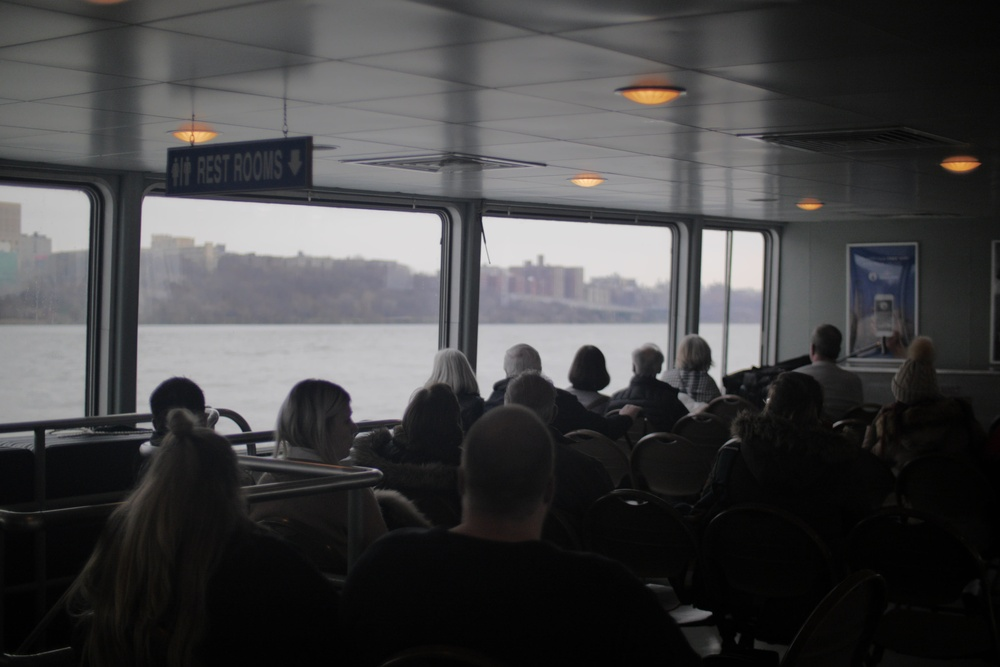
#> input picture Assignment 2/people_lowlight.jpg, 1000 x 667 px, shrunk from 2736 x 1824 before the run
$ python OutputHistogram.py
#> lines starting #> are read from the running program, lines starting #| are printed output that depends on the picture
import numpy as np
import cv2 as cv
from matplotlib import pyplot as plt

# Load the image and convert it to grayscale
img0 = cv.imread('people_lowlight.jpg')
#> img0 is the input picture: shape (667, 1000, 3); mean B, G, R 69, 68, 68.2
img = cv.cvtColor(img0, cv.COLOR_BGR2GRAY)

# Display the original and equalized images with histograms
plt.figure(figsize=(12, 6))

img_flat = img.ravel()

# Original Image
plt.subplot(2, 2, 1)
plt.imshow(img, cmap='gray', vmin=0, vmax=255)
plt.axis('off')
plt.title('Original Image')

# Original Image Histogram
plt.subplot(2, 2, 2)
plt.hist(img_flat, bins=256, range=[0, 256], color='blue', alpha=0.7)
plt.title('Original Image Histogram')
plt.xlabel('Pixel Intensity')
plt.ylabel('Frequency')

# Calculate the histogram
hist, bins = np.histogram(img_flat, 256, [0, 256])
#> hist = 256 values, max 28096 at index 4, min 0 at index 229, mean 2605.5; bins = 257 values from 0 to 256

# Calculate the probability mass function (PMF)
pmf = hist / img_flat.size
#> pmf = 256 values, max 0.0421 at index 4, min 0 at index 229, mean 0.00391

# Calculate the cumulative distribution function (CDF)
cdf = np.cumsum(pmf)
#> cdf = 256 values from 0.000484 to 1

# Calculate the transformation function T(r)
L = 256  # Number of intensity levels
T = np.round((L - 1) * cdf).astype('uint8')  # Corrected line
#> T = 256 values from 0 to 255

# Apply histogram equalization using T(r)
img_equalized = T[img]
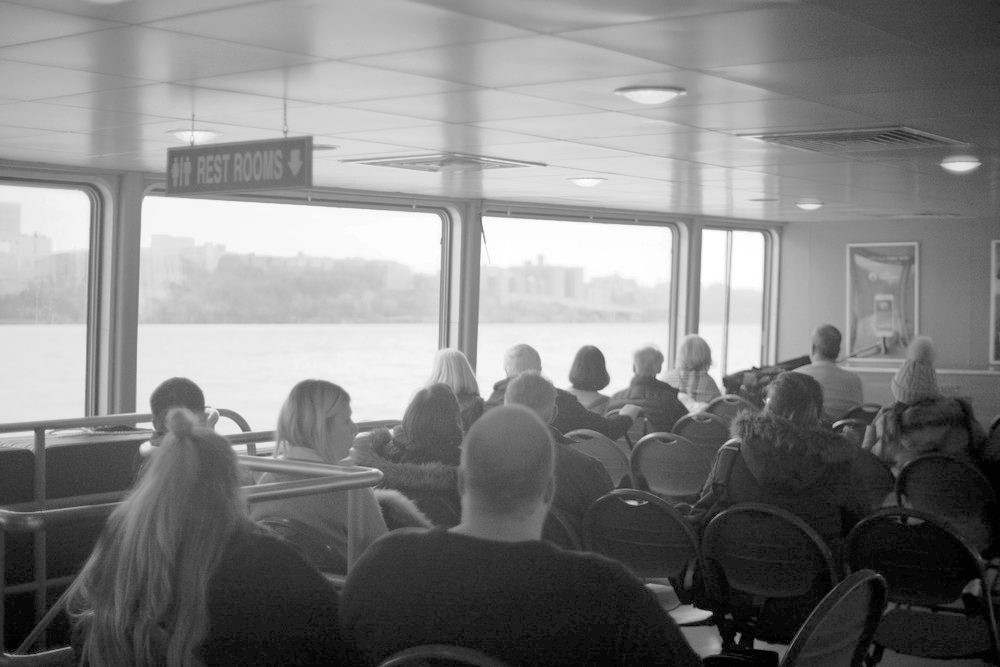
#> img_equalized: shape (667, 1000); min 0, max 255, mean 128.8

# Equalized Image
plt.subplot(2, 2, 3)
plt.imshow(img_equalized, cmap='gray', vmin=0, vmax=255)
plt.axis('off')
plt.title('Histogram Equalized Image')

# Equalized Image Histogram
plt.subplot(2, 2, 4)
plt.hist(img_equalized.ravel(), bins=256, range=[0, 256], color='red', alpha=0.7)
plt.title('Equalized Image Histogram')
plt.xlabel('Pixel Intensity')
plt.ylabel('Frequency')

plt.tight_layout()
plt.show()
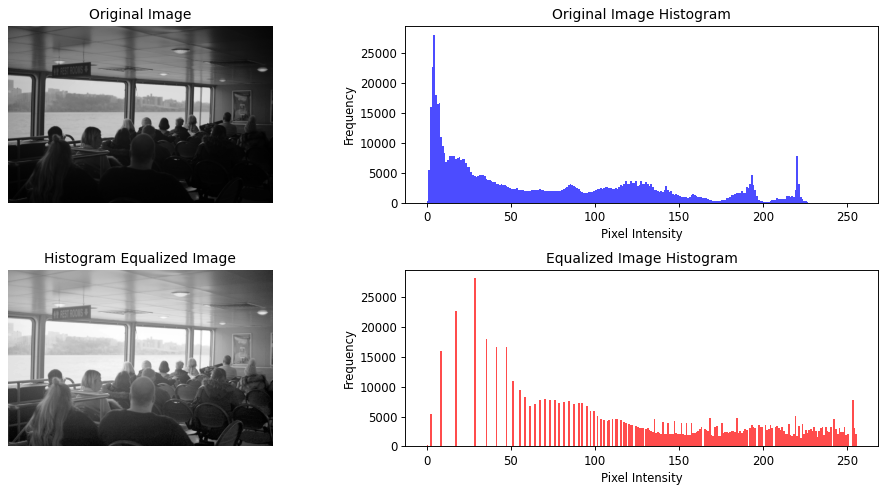
#> figure drawn by matplotlib, 4 panels; panel 2: tallest bar 28096 high, from x = 4 to 5; panel 4: tallest bar 28096 high, from x = 28 to 29

$ run again, with Assignment 2/penstand_bright.jpg copied over Assignment 2/people_lowlight.jpg
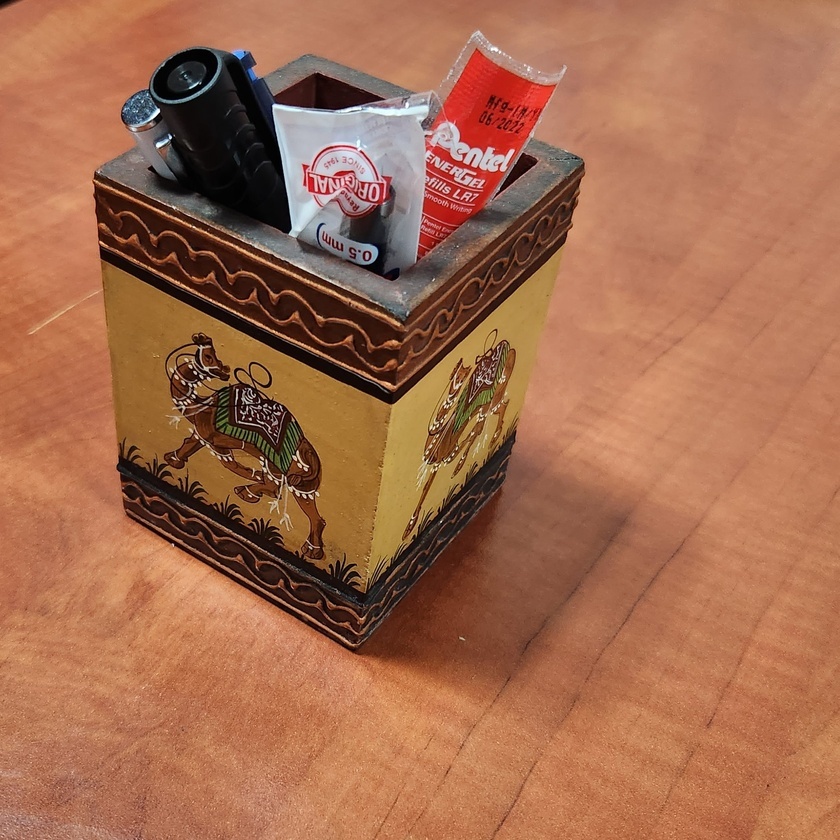
#> input picture Assignment 2/penstand_bright.jpg, 840 x 840 px, shrunk from 2072 x 2072 before the run
#> img0 is the input picture: shape (840, 840, 3); mean B, G, R 78.8, 107.8, 163.5
#> `img = cv.cvtColor(img0, cv.COLOR_BGR2GRAY)`:
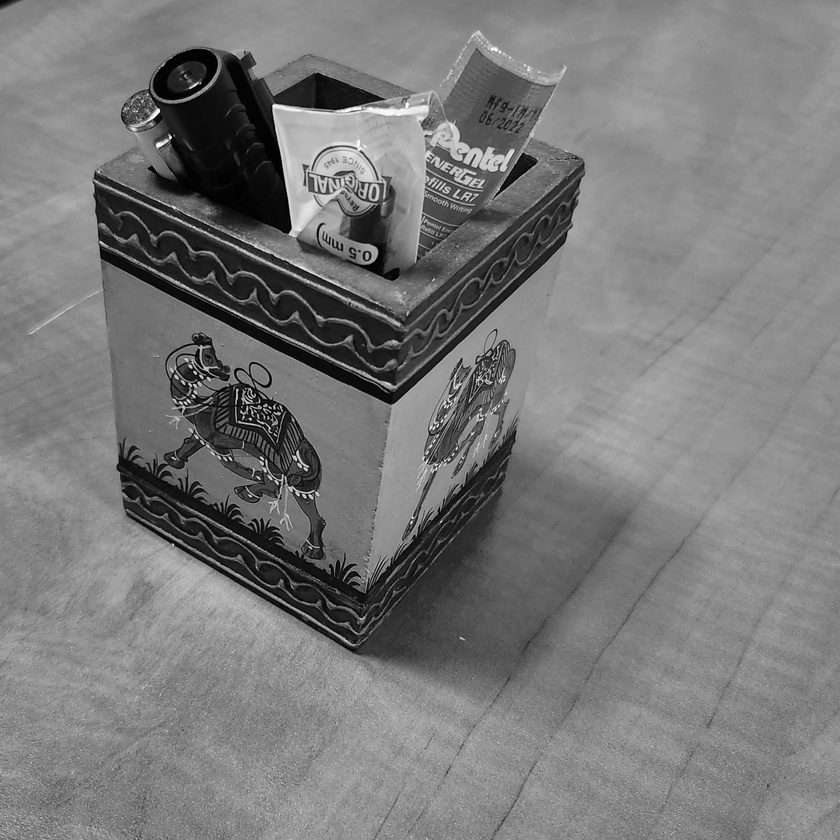
#> img: shape (840, 840); min 0, max 255, mean 121.1
#> hist = 256 values, max 19940 at index 142, min 1 at index 255, mean 2756.2; bins = 257 values from 0 to 256
#> pmf = 256 values, max 0.0283 at index 142, min 1.42e-06 at index 255, mean 0.00391
#> cdf = 256 values from 5.1e-05 to 1
#> T = 256 values from 0 to 255
#> `plt.show()`:
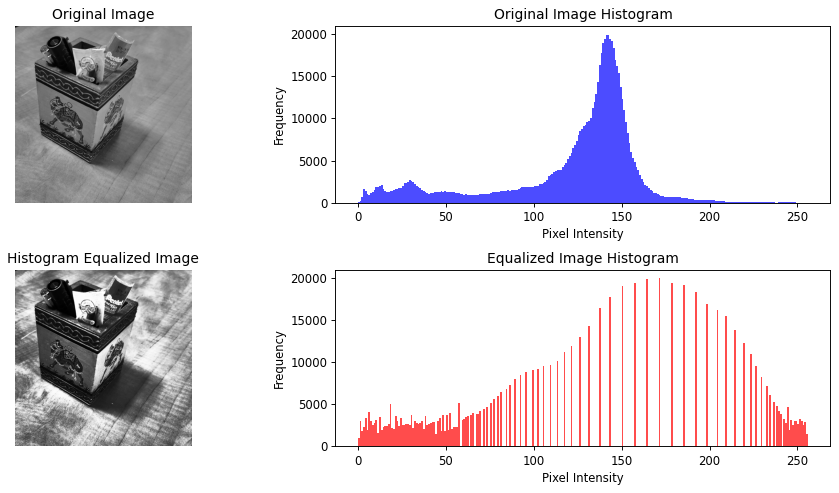
#> figure drawn by matplotlib, 4 panels; panel 2: tallest bar 19940 high, from x = 142 to 143; panel 4: tallest bar 19940 high, from x = 171 to 172

$ run again, with Assignment 2/penstand_lowlight2.jpg copied over Assignment 2/people_lowlight.jpg
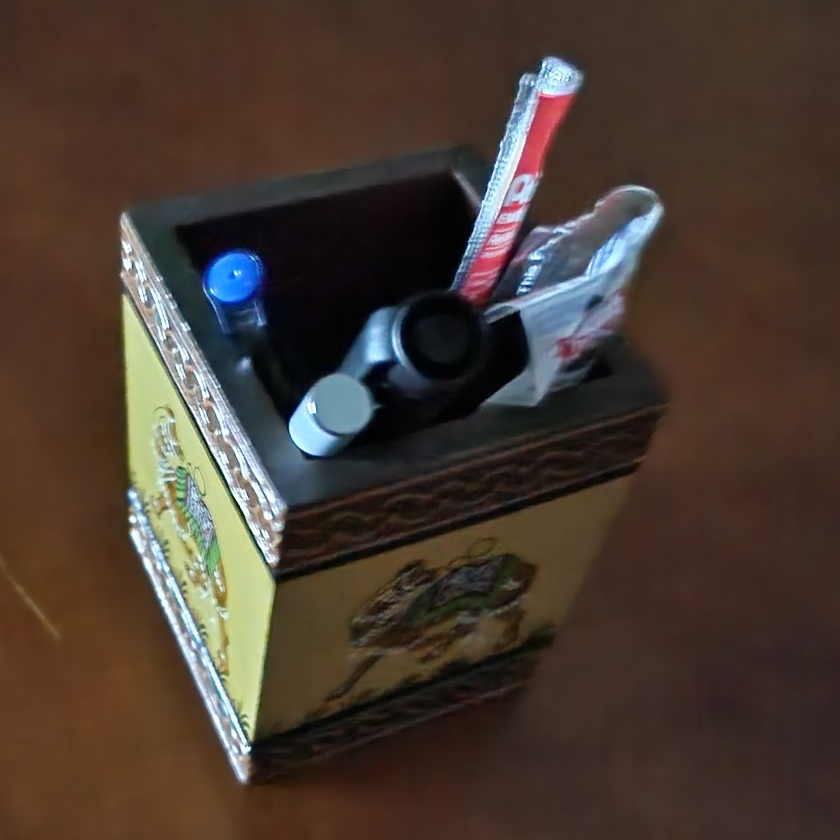
#> input picture Assignment 2/penstand_lowlight2.jpg, 840 x 840 px, shrunk from 2074 x 2074 before the run
#> img0 is the input picture: shape (840, 840, 3); mean B, G, R 50.1, 59.3, 73.3
#> `img = cv.cvtColor(img0, cv.COLOR_BGR2GRAY)`:
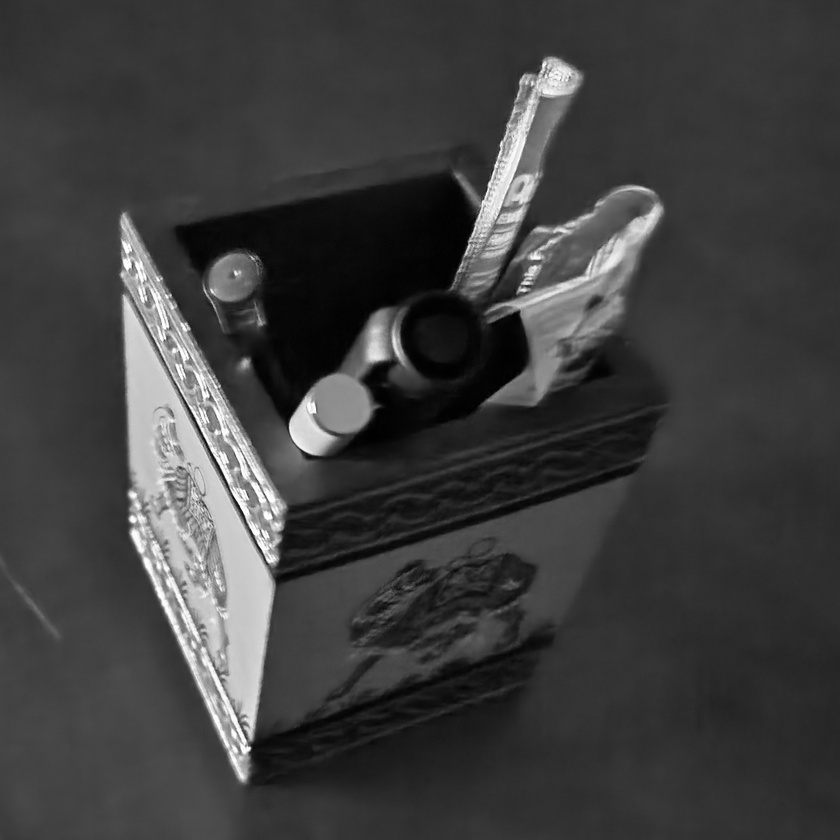
#> img: shape (840, 840); min 0, max 255, mean 62.4
#> hist = 256 values, max 33076 at index 54, min 12 at index 255, mean 2756.2; bins = 257 values from 0 to 256
#> pmf = 256 values, max 0.0469 at index 54, min 1.7e-05 at index 255, mean 0.00391
#> cdf = 256 values from 4.82e-05 to 1
#> T = 256 values from 0 to 255
#> `plt.show()`:
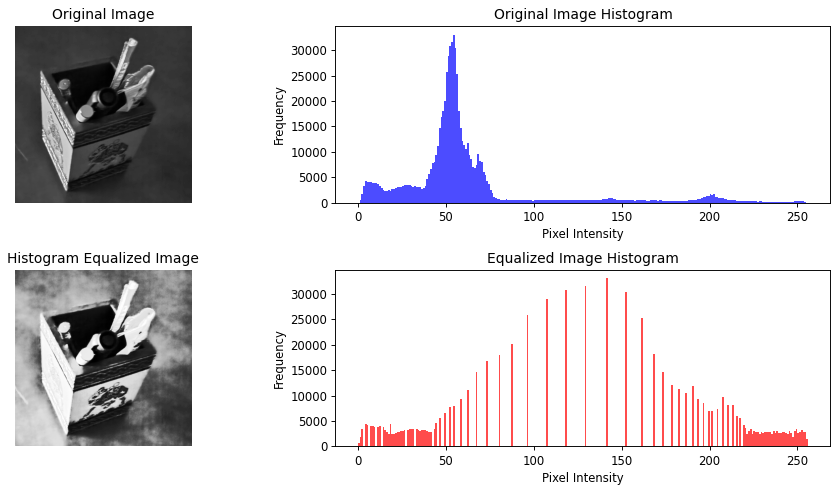
#> figure drawn by matplotlib, 4 panels; panel 2: tallest bar 33076 high, from x = 54 to 55; panel 4: tallest bar 33076 high, from x = 141 to 142
